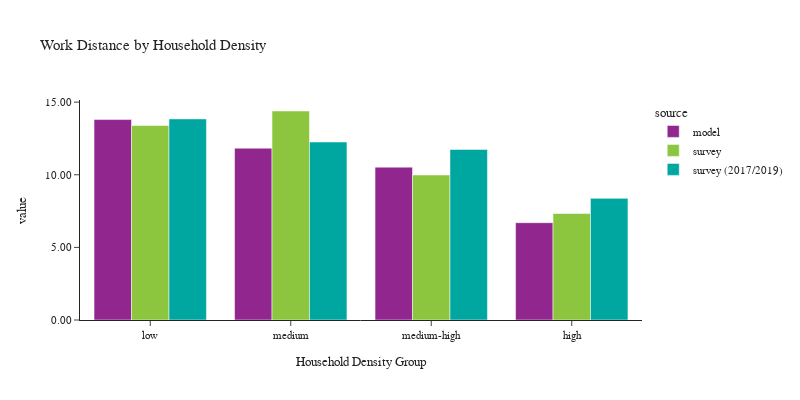

The code cell stored with this chart in its notebook:
### Code cell
plot_work_location(df_workers, 'hh_density_group', 'Household Density', 'Household Density Group')

### Figure 1 — Plotly figure (JSON) as saved in the notebook; plotly's stock layout.template omitted (floating-point values rounded to 4 significant figures)
{"data": [{"alignmentgroup": "True", "customdata": [[454768], [447241], [419829], [404185]], "hovertemplate": "source=model<br>hh_density_group=%{x}<br>value=%{y}<br>sample count=%{customdata[0]}<extra></extra>", "legendgroup": "model", "marker": {"color": "#91268F", "pattern": {"shape": ""}}, "name": "model", "offsetgroup": "model", "orientation": "v", "showlegend": true, "textposition": "auto", "type": "bar", "x": ["low", "medium", "medium-high", "high"], "xaxis": "x", "y": [13.8, 11.83, 10.52, 6.699], "yaxis": "y"}, {"alignmentgroup": "True", "customdata": [[558], [466], [564], [1104]], "hovertemplate": "source=survey<br>hh_density_group=%{x}<br>value=%{y}<br>sample count=%{customdata[0]}<extra></extra>", "legendgroup": "survey", "marker": {"color": "#8CC63E", "pattern": {"shape": ""}}, "name": "survey", "offsetgroup": "survey", "orientation": "v", "showlegend": true, "textposition": "auto", "type": "bar", "x": ["low", "medium", "medium-high", "high"], "xaxis": "x", "y": [13.39, 14.39, 9.982, 7.332], "yaxis": "y"}, {"alignmentgroup": "True", "customdata": [[598], [597], [810], [3590]], "hovertemplate": "source=survey (2017/2019)<br>hh_density_group=%{x}<br>value=%{y}<br>sample count=%{customdata[0]}<extra></extra>", "legendgroup": "survey (2017/2019)", "marker": {"color": "#00A7A0", "pattern": {"shape": ""}}, "name": "survey (2017/2019)", "offsetgroup": "survey (2017/2019)", "orientation": "v", "showlegend": true, "textposition": "auto", "type": "bar", "x": ["low", "medium", "medium-high", "high"], "xaxis": "x", "y": [13.85, 12.26, 11.74, 8.374], "yaxis": "y"}], "layout": {"barmode": "group", "font": {"size": 11}, "height": 400, "legend": {"title": {"text": "source"}, "tracegroupgap": 0}, "title": {"text": "Work Distance by Household Density"}, "width": 800, "xaxis": {"anchor": "y", "domain": [0.0, 1.0], "title": {"text": "Household Density Group"}}, "yaxis": {"anchor": "x", "domain": [0.0, 1.0], "tickformat": ".2f", "title": {"text": "value"}}}}
